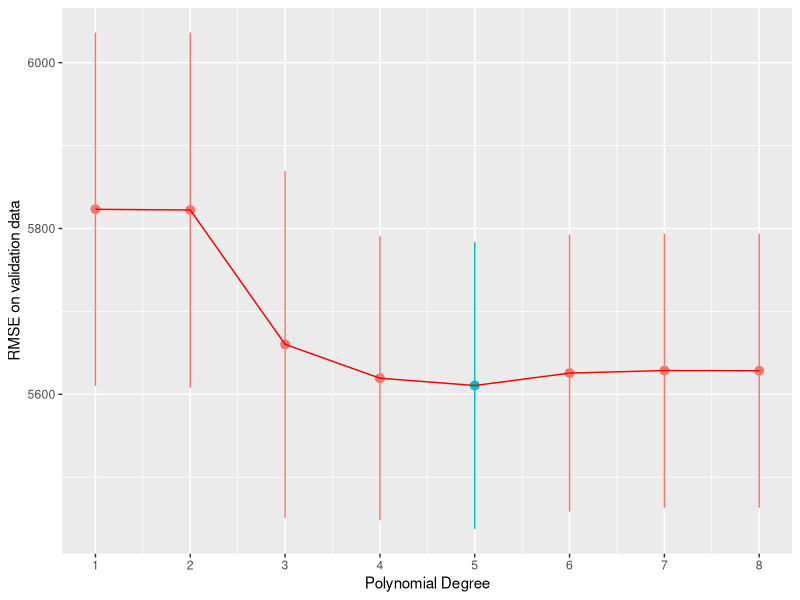
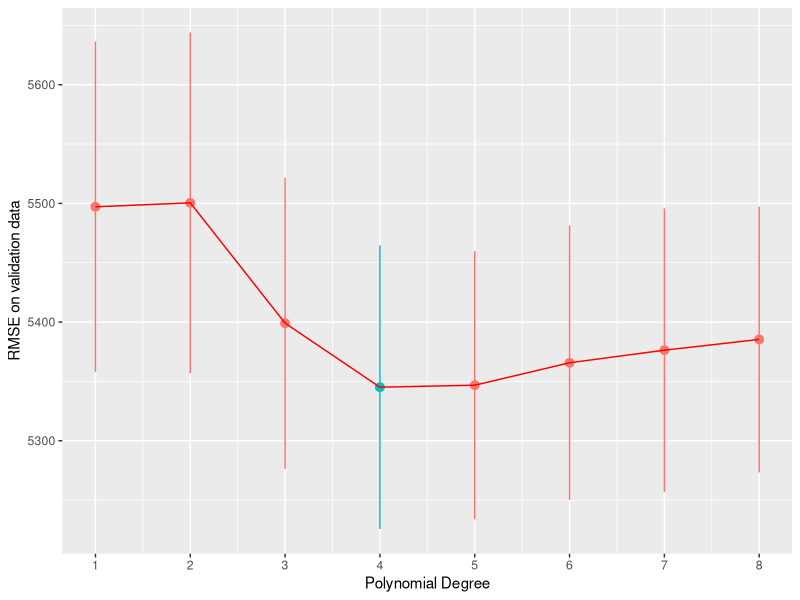
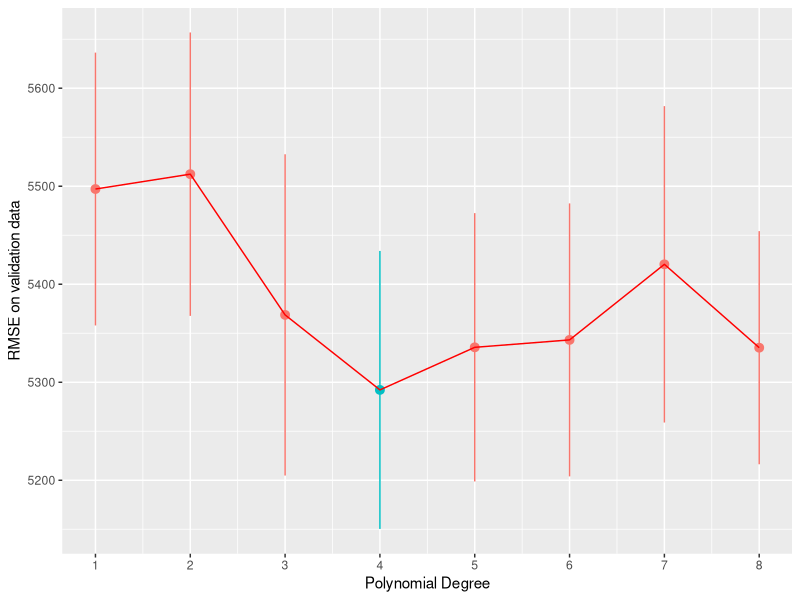
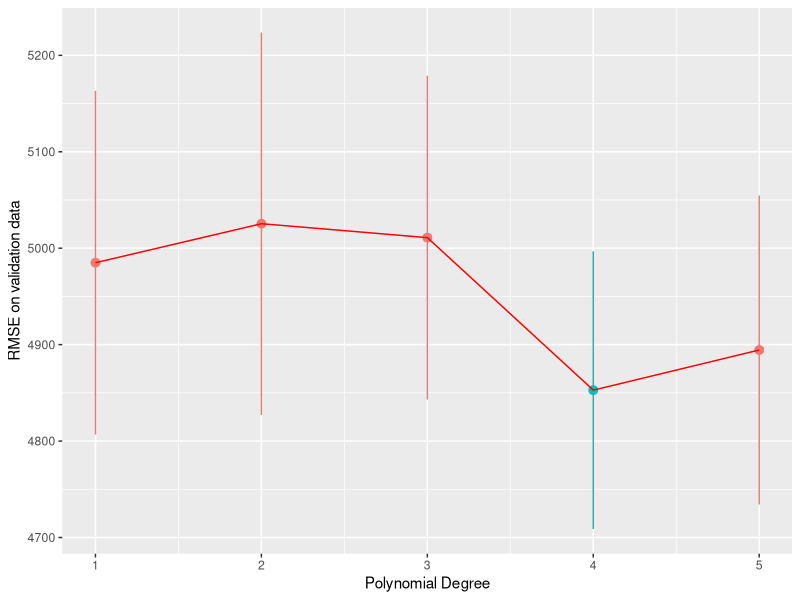

Write the R code that produced these figures, in order.
## ---- chunk 1
library(tidyverse)
## ---- chunk 2
trips<-read.delim("trips_per_day.tsv",sep="\t")
## ---- chunk 3
set.seed(99)

num_days <- nrow(trips)
test <- .1
num_test <- floor(num_days*test)


trip_test_rows <- sample(1:num_days, num_test, replace = F)

trips_test <- trips[trip_test_rows, ]

trips_train <-trips[-trip_test_rows, ]
## ---- chunk 4
set.seed(1)
num_folds <- 5
num_days <- nrow(trips)

ndx <- sample(1:num_days, num_days - num_test, replace=F)

trips <- trips[ndx, ] %>%
  mutate(fold = (row_number() %% num_folds) + 1)

head(trips)
## ---- chunk 5
K <- 1:8
avg_validate_err <- c()
se_validate_err <- c()
for (k in K) {

  validate_err <- c()
  for (f in 1:num_folds) {
    trips_per_day_train <- filter(trips, fold != f)
    model <- lm(num_trips ~ poly(tmin, k, raw = T), data=trips_per_day_train)

    trips_per_day_validate <- filter(trips, fold == f)
    validate_err[f] <- sqrt(mean((predict(model, trips_per_day_validate) - trips_per_day_validate$num_trips)^2))
  }

  avg_validate_err[k] <- mean(validate_err)
  se_validate_err[k] <- sd(validate_err) / sqrt(num_folds)
}
## ---- chunk 6
plot_data <- data.frame(K, avg_validate_err, se_validate_err)

ggplot(plot_data, aes(x=K, y=avg_validate_err)) +
  geom_pointrange(aes(ymin=avg_validate_err - se_validate_err,
                      ymax=avg_validate_err + se_validate_err,
                      color=avg_validate_err == min(avg_validate_err))) +
  geom_line(color = "red") +
  scale_x_continuous(breaks=1:12) +
  theme(legend.position="none") +
  xlab('Polynomial Degree') +
  ylab('RMSE on validation data')
## ---- chunk 7
trips_avg_temp <- trips |> mutate(avg_temp = (tmin + tmax) /2)
## ---- chunk 8
K <- 1:8
avg_validate_err <- c()
se_validate_err <- c()
for (k in K) {

  validate_err <- c()
  for (f in 1:num_folds) {
    trips_per_day_train <- filter(trips_avg_temp, fold != f)
    model <- lm(num_trips ~ poly(tmin, k, raw = T) + avg_temp, data=trips_per_day_train)

    trips_per_day_validate <- filter(trips_avg_temp, fold == f)
    validate_err[f] <- sqrt(mean((predict(model, trips_per_day_validate) - trips_per_day_validate$num_trips)^2))
  }

  avg_validate_err[k] <- mean(validate_err)
  se_validate_err[k] <- sd(validate_err) / sqrt(num_folds)
}
## ---- chunk 9
plot_data <- data.frame(K, avg_validate_err, se_validate_err)

ggplot(plot_data, aes(x=K, y=avg_validate_err)) +
  geom_pointrange(aes(ymin=avg_validate_err - se_validate_err,
                      ymax=avg_validate_err + se_validate_err,
                      color=avg_validate_err == min(avg_validate_err))) +
  geom_line(color = "red") +
  scale_x_continuous(breaks=1:12) +
  theme(legend.position="none") +
  xlab('Polynomial Degree') +
  ylab('RMSE on validation data')
## ---- chunk 10
K <- 1:8
avg_validate_err <- c()
se_validate_err <- c()
for (k in K) {

  validate_err <- c()
  for (f in 1:num_folds) {
    trips_per_day_train <- filter(trips, fold != f)
    model <- lm(num_trips ~ poly(tmin, k, raw = T) + poly(tmax, k, raw = T), data=trips_per_day_train)

    trips_per_day_validate <- filter(trips, fold == f)
    validate_err[f] <- sqrt(mean((predict(model, trips_per_day_validate) - trips_per_day_validate$num_trips)^2))
  }

  avg_validate_err[k] <- mean(validate_err)
  se_validate_err[k] <- sd(validate_err) / sqrt(num_folds)
}
## ---- chunk 11
plot_data <- data.frame(K, avg_validate_err, se_validate_err)

ggplot(plot_data, aes(x=K, y=avg_validate_err)) +
  geom_pointrange(aes(ymin=avg_validate_err - se_validate_err,
                      ymax=avg_validate_err + se_validate_err,
                      color=avg_validate_err == min(avg_validate_err))) +
  geom_line(color = "red") +
  scale_x_continuous(breaks=1:12) +
  theme(legend.position="none") +
  xlab('Polynomial Degree') +
  ylab('RMSE on validation data')
## ---- chunk 12
trips_weekday <- trips |> 
  mutate(weekday=wday(ymd, week_start = 1)) |> 
  mutate(is_weekday = ifelse(weekday <= 5, 1, 
                                ifelse(weekday > 5, 0, "no")))
## ---- chunk 13
K <- 1:5
avg_validate_err <- c()
se_validate_err <- c()
for (k in K) {

  validate_err <- c()
  for (f in 1:num_folds) {
    trips_per_day_train <- filter(trips_weekday, fold != f)
    model <- lm(num_trips ~ is_weekday * (poly(tmin, k, raw = T) + poly(tmax, k, raw = T)), data=trips_per_day_train)

    trips_per_day_validate <- filter(trips_weekday, fold == f)
    validate_err[f] <- sqrt(mean((predict(model, trips_per_day_validate) - trips_per_day_validate$num_trips)^2))
  }

  avg_validate_err[k] <- mean(validate_err)
  se_validate_err[k] <- sd(validate_err) / sqrt(num_folds)
}
## ---- chunk 14
plot_data <- data.frame(K, avg_validate_err, se_validate_err)

ggplot(plot_data, aes(x=K, y=avg_validate_err)) +
  geom_pointrange(aes(ymin=avg_validate_err - se_validate_err,
                      ymax=avg_validate_err + se_validate_err,
                      color=avg_validate_err == min(avg_validate_err))) +
  geom_line(color = "red") +
  scale_x_continuous(breaks=1:12) +
  theme(legend.position="none") +
  xlab('Polynomial Degree') +
  ylab('RMSE on validation data')
